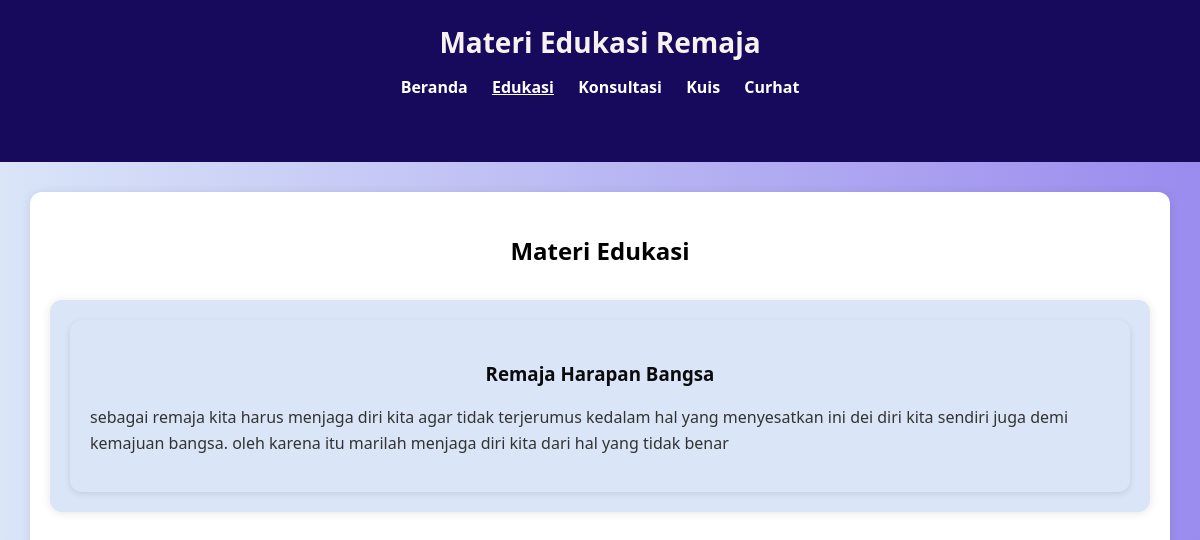
Page /edukasi-user on the committed database.
### tables this page shows
CREATE TABLE edukasi (
            id INTEGER PRIMARY KEY AUTOINCREMENT,
            judul TEXT NOT NULL,
            isi TEXT NOT NULL
        );

### app.py (the view)
@app.route('/edukasi-user')
def edukasi_user():
    conn = sqlite3.connect('database/data.db')
    c = conn.cursor()
    c.execute("SELECT * FROM edukasi")
    data = c.fetchall()
    conn.close()
    return render_template('edukasi_user.html', data=data)

### templates/edukasi_user.html (shortened to what this page needs)
<!DOCTYPE html>
<html lang="id">
<head>
  <link rel="stylesheet" href="{{ url_for('static', filename='css/style.css') }}">
</head>
<body>
  <header>
    <h1>Materi Edukasi Remaja</h1>
    <nav>
        <a href="{{ url_for('index') }}">Beranda</a>
        <a href="{{ url_for('edukasi_user') }}">Edukasi</a>
        <a href="{{ url_for('kontak_user') }}">Konsultasi</a>
        <a href="{{ url_for('kuis_user') }}">Kuis</a>
        <a href="{{ url_for('curhat') }}">Curhat</a>
      </nav>
  </header>
  <div class="marquee-wrapper">
    <div class="marquee-text">📘 Pelajari Dampak dan Cara Menghindari Kenakalan Remaja 📘</div>
  </div>
  <main>
    <h2 class="section-title" style="color: black;">Materi Edukasi</h2>
    <main style="background-color: #dae5f8;">
        {% for e in data %}
          <div class="card">
            <h3>{{ e[1] }}</h3>
            <p>{{ e[2] }}</p>
          </div>
        {% else %}
          <p>Belum ada materi edukasi ditambahkan.</p>
        {% endfor %}
      </main>
  </main>
</body>
</html>

### static/css/style.css (style rules this page uses)
body { font-family: 'Quicksand', 'Segoe UI', sans-serif; background: linear-gradient(to right, #dae5f8, #9a8bee); margin: 0; padding: 0; color: #333; line-height: 1.6; }
header { background-color: #170a5c; color: rgb(214, 218, 241); padding: 20px; text-align: center; box-shadow: 0 2px 4px rgba(0,0,0,0.2); }
header h1 { margin: 0; font-size: 28px; }
nav { margin-top: 10px; }
nav a { color: white; margin: 0 10px; text-decoration: none; font-weight: bold; }
.marquee-wrapper { overflow: hidden; background-color: #170a5c; padding: 8px 0; color: white; }
.marquee-text { display: inline-block; padding-left: 100%; animation: slideLeft 20s linear infinite; white-space: nowrap; font-weight: 600; }
.container, main { max-width: 1100px; margin: 30px auto; background-color: #dae5f8; padding: 25px; border-radius: 12px; box-shadow: 0 2px 6px rgba(0,0,0,0.1); }
h1, h2, h3 { color: #f7f2ef; margin-bottom: 10px; text-align: center; }
main { background-color: white; border-radius: 12px; padding: 20px; box-shadow: 0 1px 10px rgba(0,0,0,0.1); transition: transform 0.3s ease; }
.card { background-color: #dae5f8; border-radius: 12px; padding: 20px; box-shadow: 0 2px 6px rgba(0,0,0,0.1); transition: transform 0.3s ease; }
.card h3 { color: #0c0b0c; }

### rows in the picture
edukasi: judul "Remaja Harapan Bangsa", isi "sebagai remaja kita harus menjaga diri kita agar tidak terjerumus kedalam hal yang menyesatkan ini dei diri kita sendiri juga demi kemajuan bangsa. oleh karena itu marilah menjaga diri kita dari hal yang tidak benar"
